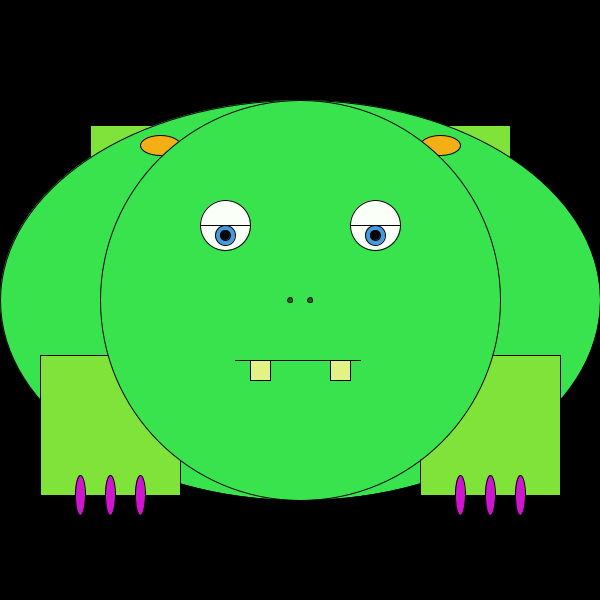
Frame 1 (no input)
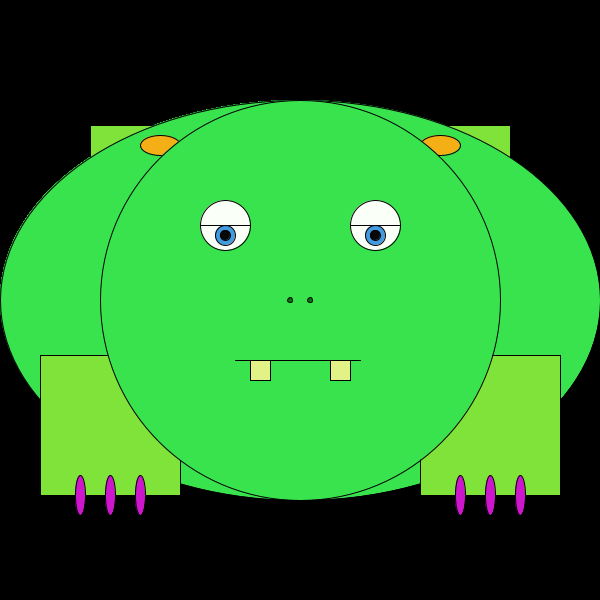
Frame 60 (the mouse pressed at the canvas centre just before this capture)
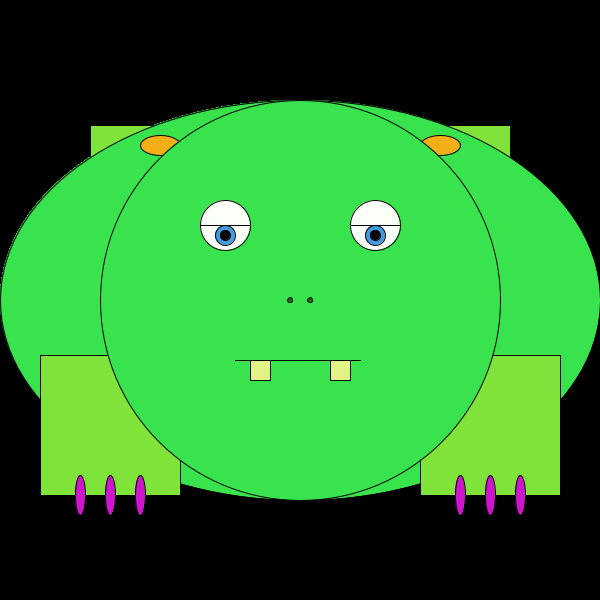
Frame 120 (the mouse held since frame 60 and released just before this capture)

The Processing sketch that drew these frames (run headless with seeded random() and noise(); from frame 60 on, the mouse is pressed at the canvas centre):

// Processing sketch: processing_51137
// ── processing_51137.pde

//Lauren Barnett
//Feb 2
//Sleepy Monster_from center

int x;
int y;

void setup() {
  size(600, 600);
  smooth();
  background(0);
}

void draw() {
  x=300;
  println(x);
  y=300;
  println(y);
  
  //begin_characteristics
  
  fill(#7FE339);
  rect(x-110, y-75, -100, -100);//foot_left_back
  rect(x+110, y-175, 100, 100);//foot_right_back
  
  fill(#39E34E);
  ellipse(x, y, 600, 400);//body
  
  fill(#F5AF16);
  ellipse(x-140,y-155,40,20);//ear_left
  ellipse(x+140,y-155,40,20);//ear_right
  
  fill(#7FE339);
  rect(x-260, y+55, 140, 140);//foot_left_front
  rect(x+120, y+55, 140, 140);//foot_right_front
  
  fill(#CE17CC);
  ellipse(x-220,y+195,10,40);//left_toenail_left
  ellipse(x-190,y+195,10,40);//left_toenail_middle
  ellipse(x-160,y+195,10,40);//left_toenail_right
  
  ellipse(x+220,y+195,10,40);//right_toenail_right
  ellipse(x+190,y+195,10,40);//right_toenail_middle
  ellipse(x+160,y+195,10,40);//right_toenail_left
 
  fill(#39E34E);//head_color
  ellipse(x, y, 400, 400); //head 
  
  fill(#0B7410);//nostril_color
  ellipse(x-10,y,5,5);//nostril_left
  ellipse(x+10,y,5,5);//nostril_right

  fill(#FAFFF7);//eye_color
  ellipse(x-75, y-75, 50, 50);//eye_left
  fill(#419BDE);//iris_color
  ellipse(x-75, y-65, 20, 20);//pupil_left
  fill(#080808);
  ellipse(x-75,y-65,10,10);//pupil_left
  line(x-100, y-75, 250, 225);//eyelid_left
  
  
  fill(#FAFFF7);//eye_color
  ellipse(x+75, y-75, 50, 50);//eye_right
  fill(#419BDE);//iris_color
  ellipse(x+75, y-65, 20, 20);//iris_right
  fill(#080808);
  ellipse(x+75,y-65,10,10);//pupil_right
  line(x+100,y-75,350,225);//eyelid_right
  
  

  line(x-65, y+60, 360, 360);//mouth
  fill(#E2F287);
  rect(x-50,y+60,20,20);//tooth_left
  rect(x+30,y+60,20,20);//tooth_right
  
}
